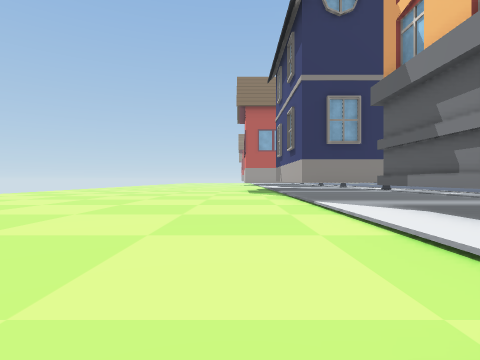
View 1 (above)

24 first-person views from a walk through a scene from a Unity 3-D project. The camera is 1.2 m above the floor, looks level and sees 80° across. The floor is counted in squares, 2 m on a side. Each view is taken from the middle of a square. On the plan, view 1 faces up. The plan holds only what a view shows up to about 9 squares ahead; the rest is blank. The place goes on beyond the plan. The player character is not drawn.

View 2
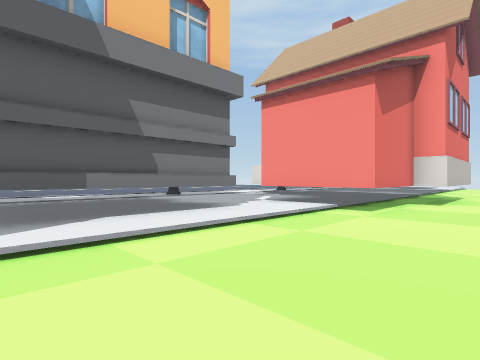

View 3
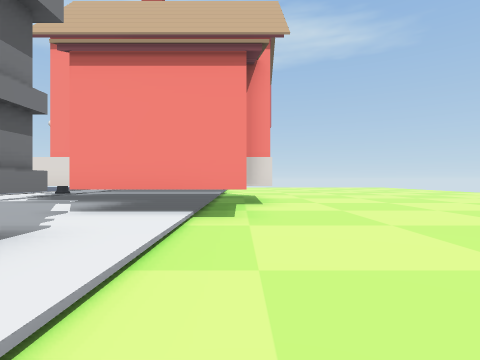

View 4
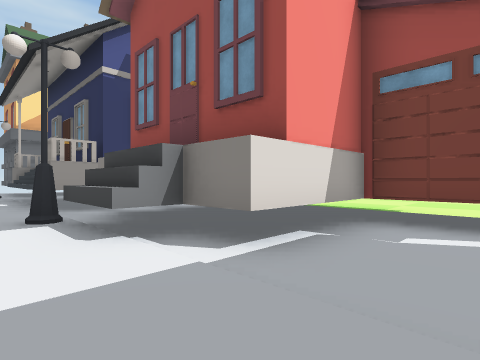

View 5
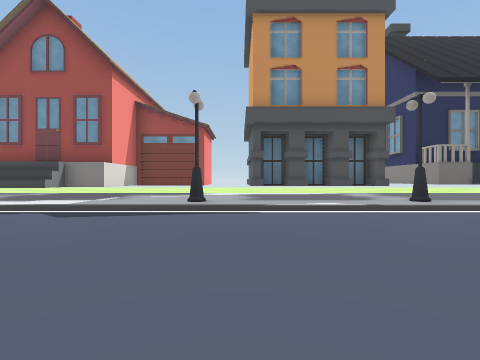

View 6
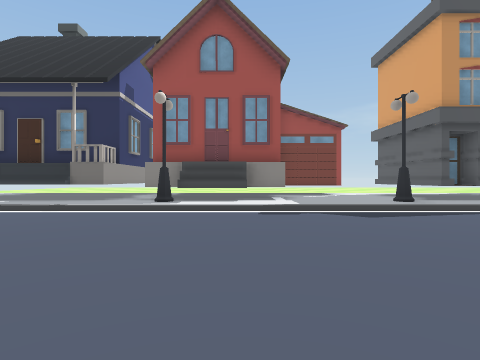

View 7
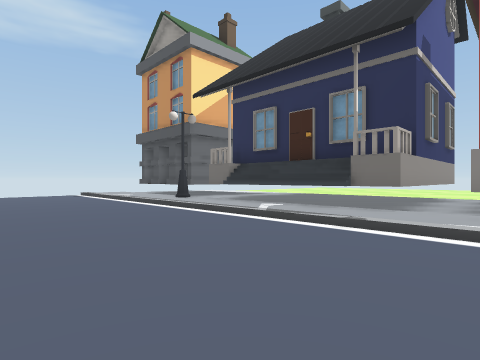

View 8
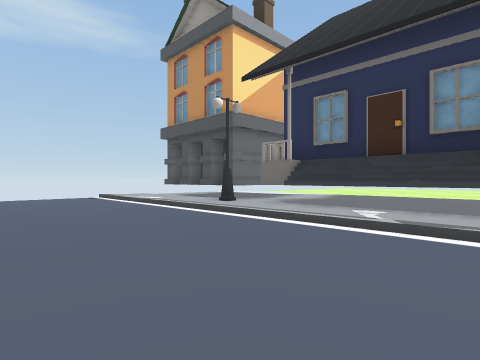

View 9
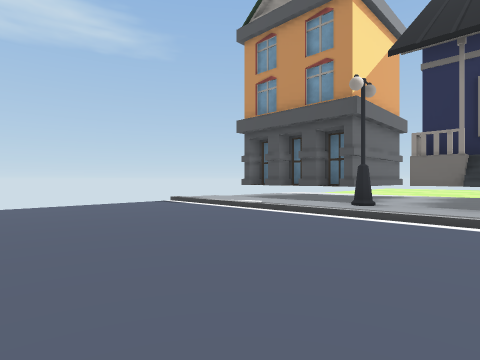

View 10
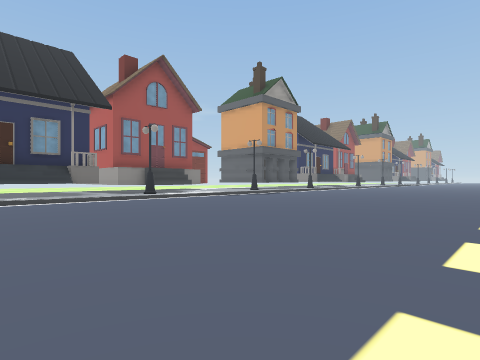

View 11
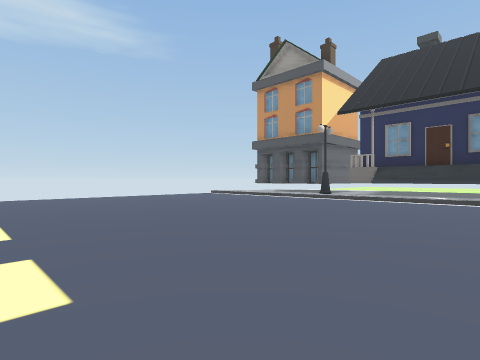

View 12
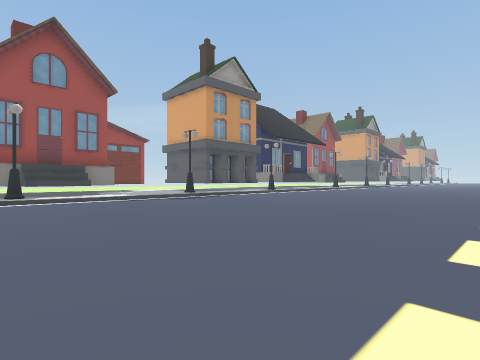

View 13
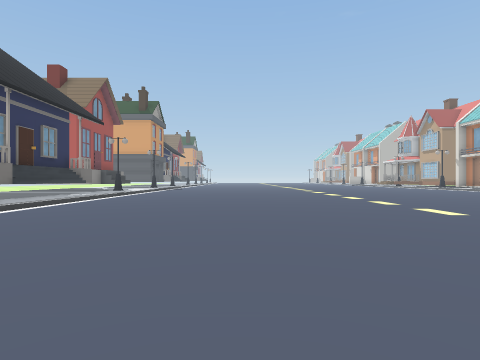

View 14
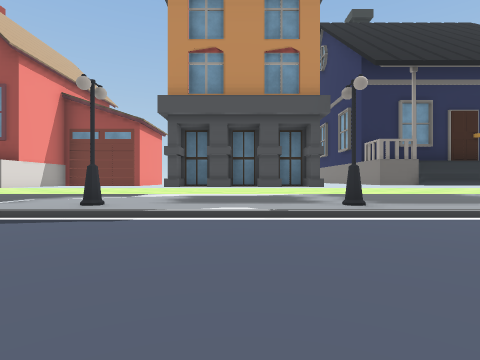

View 15
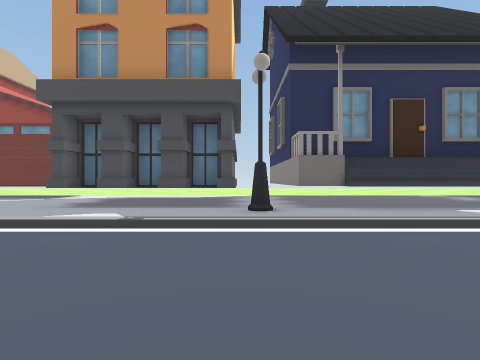

View 16
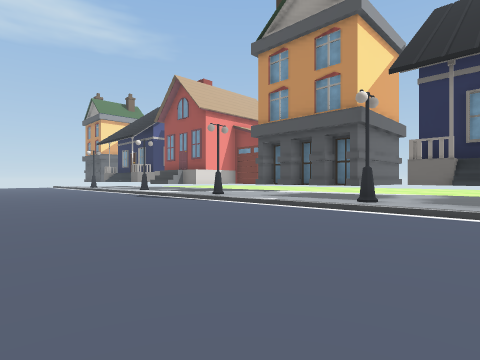

View 17
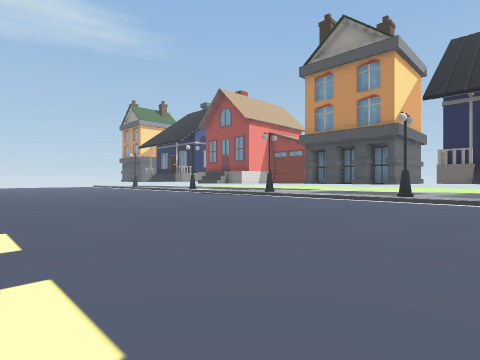

View 18
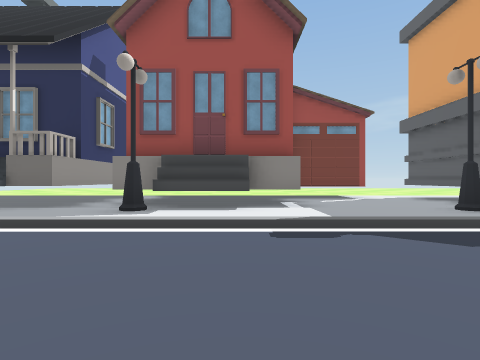

View 19
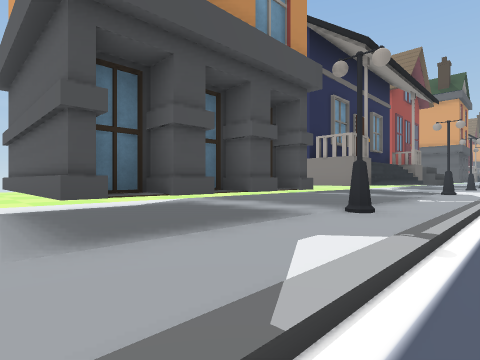

View 20
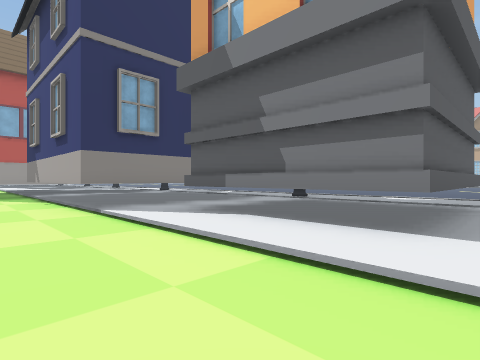

View 21
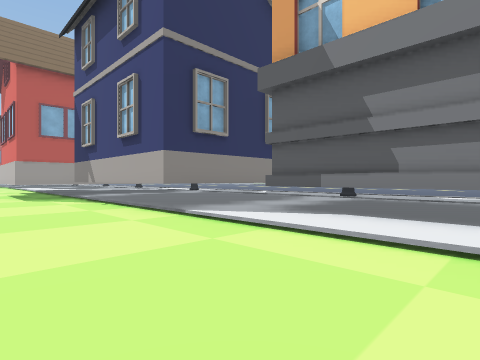

View 22
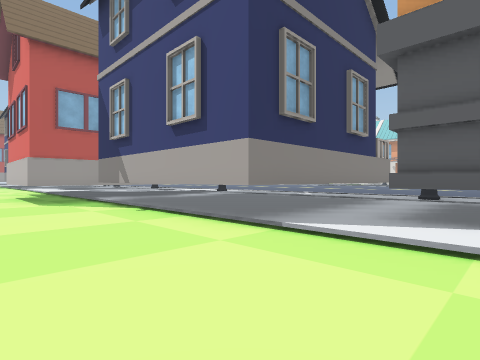

View 23
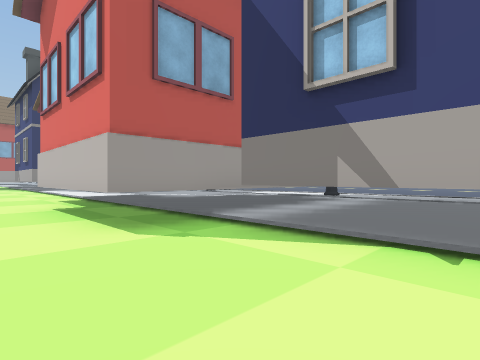

View 24
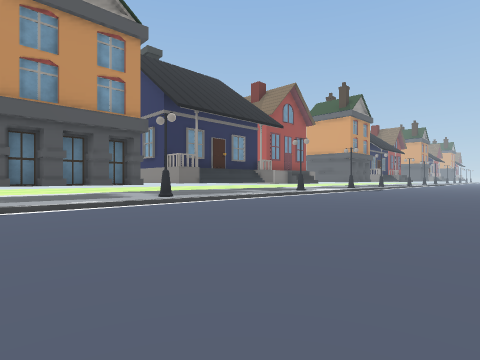

### Floor plan
Key: @ floor where view 1 was taken; . main floor; : floor 0.25 m higher than the main floor; H house; B building; S streetlight.
Columns run from 1 left of view 1 to 20 right of it. Each row starts with its distance up from view 1.
  9 ...HHHHHH:............
  8 ...HHHHHH:............
  7 ...HHHHH::...........
  6 ...:BBBBS:..........
  5 ...:B  B::.........
  4 ...:B  B::.........
  3 ...:BBBB::........
  2 ...:::::::........
  1 ...:::::S:........
  0 .@HHH:::::........
 -1 ..H H:::::.........
 -2 ..HHHHHH::.........
 -3 ..HHHHHHH:.........
 -4 ..HHHHHHH:.........
 -5 ..HHHHHHS:.........
 -6 ...:::::::.........
 -7 ...HHHHH::.........
 -8 ...HHHHHH:.........
 -9 ...HHHHHH:.........
-10 ...HHHHHH:.........
-11 ...HHHHH::.........
-12 ...:::::S:.........
-13 ...:BBBB::........
-14 ...:B  B::........
-15 ...:B  B::........
-16 ...:BBBB::........
-17  ..:::::::........

Where each view was taken, in squares from view 1:
view 1: 0 up, 0 right, facing up
view 2: 6 up, 1 left, facing down-right
view 3: 5 up, 1 right, facing down
view 4: 0 up, 8 right, facing down-left
view 5: 2 up, 14 right, facing left
view 6: 3 down, 14 right, facing left
view 7: 5 down, 12 right, facing down-left
view 8: 7 down, 12 right, facing down-left
view 9: 10 down, 13 right, facing down-left
view 10: 10 down, 17 right, facing up-left
view 11: 7 down, 17 right, facing down-left
view 12: 6 down, 17 right, facing up-left
view 13: 0 up, 13 right, facing up
view 14: 4 up, 13 right, facing left
view 15: 6 up, 12 right, facing left
view 16: 9 up, 14 right, facing down-left
view 17: 9 up, 17 right, facing down-left
view 18: 3 down, 12 right, facing left
view 19: 17 down, 9 right, facing up-left
view 20: 17 down, 0 right, facing up-right
view 21: 16 down, 1 left, facing up-right
view 22: 14 down, 1 left, facing up-right
view 23: 9 down, 1 left, facing up-right
view 24: 17 down, 15 right, facing up-left
